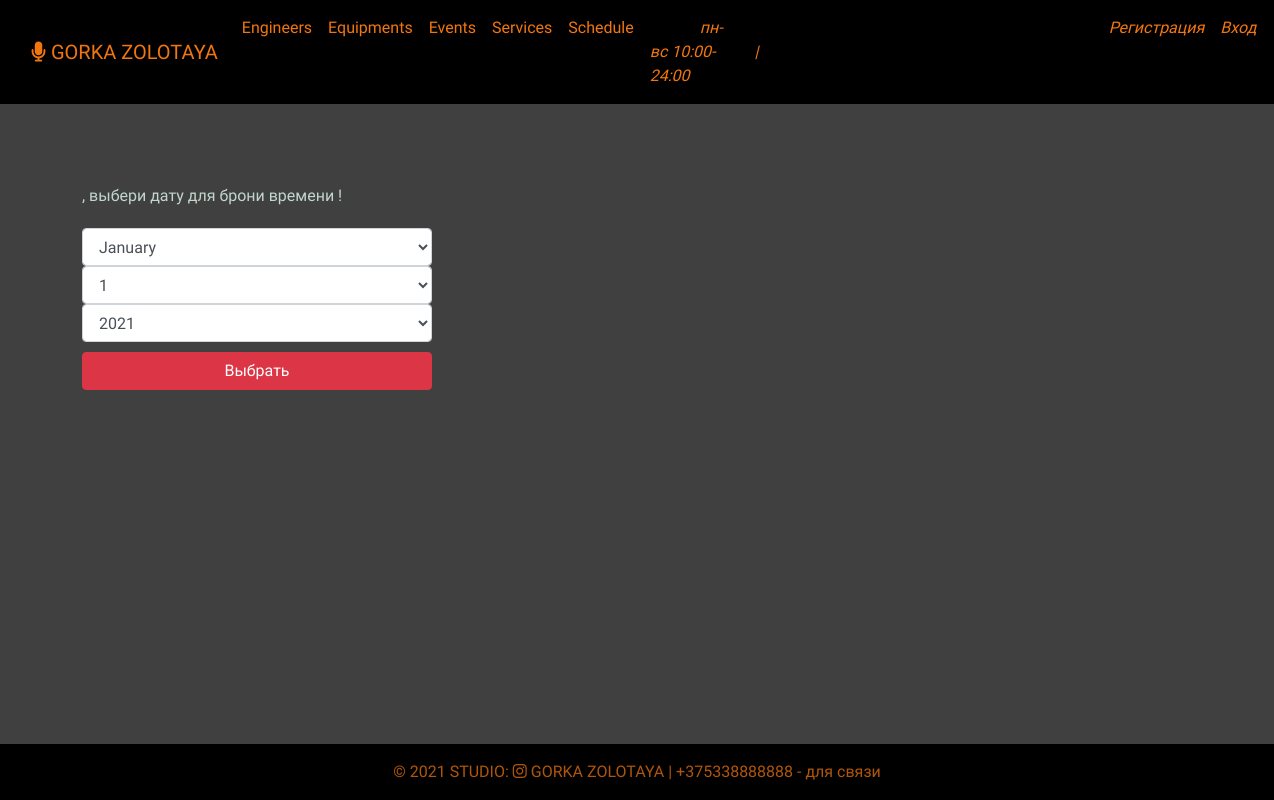
The page /studiodate on the database its author committed.
### studio/models.py (models this page shows, shortened)
class Studio(models.Model):
    name = models.CharField(max_length=20,blank=True,null=True,default=None)
    description = models.TextField(blank=True, null=True,default=None)
    address = models.CharField(max_length=128, blank=True,null=True,default=None)
    phone_number = models.CharField(max_length=64, blank=True,null=True,default=None)
    work_time = models.CharField(max_length=128, blank=True,null=True,default=None)
    is_active = models.BooleanField(default=True)
    created = models.DateTimeField(auto_now_add=True, auto_now=False)
    updated = models.DateTimeField(auto_now_add=False,auto_now=True)
    opening_days_hours = models.CharField(max_length=128, blank=True,null=True,default=None)
    class Meta:
        verbose_name = 'Студия звукозаписи'
        verbose_name_plural = 'Студии звукозаписи'

### studio/views.py (the view)
# urls.py: path('studiodate',studiodate,name='studiodate'),
def studiodate(request):
    if request.method == 'GET':
        form = StudioSessionDateForm(request.GET)
        if form.is_valid():
            date = form.cleaned_data['date']
            print(date)
            return redirect('schedule', date=date)
    else:
        form = StudioSessionDateForm()
    studio = Studio.objects.get(id=1)
    return render(request, 'schedule_start.html', {'form': form, 'studio': studio})

### studio/forms.py
class StudioSessionDateForm(forms.Form):
    cur_year = timezone.now().year
    year_range = tuple([i for i in range(cur_year, cur_year + 1)])
    date = forms.DateField(label='Выбери дату',
                           widget=forms.SelectDateWidget(years=year_range,attrs={'class': 'form-control'}),
                           initial=timezone.now(),error_messages={'required': ''})

### templates/schedule_start.html (shortened to what this page needs)
{% extends 'base.html' %}
{% block content %}
    <div class="container">
        <div class="row" style="margin-top: 80px; ">
            <div class="col-lg-5">
                <div style=" font-family: 'Orelega One', cursive; color: #c1d6cc">
                    <form method="get"  style="width: 350px; left: 0;right: 0;">
                        <div style="margin-bottom: 20px; ">{{ user.username }}, выбери дату для брони времени ! </div>
                            {{ form.date }}
                            <button type="submit" class="btn btn-danger" style="width: 350px;margin-top: 10px;">Выбрать</button>
                    </form>
                </div>
            </div>
            </div>
        </div>
{% endblock %}

### templates/base.html (shortened to what this page needs)
<!DOCTYPE html>
{% load static %}
<html lang="en">
<head>
    <link rel="stylesheet" href="https://cdn.jsdelivr.net/npm/bootstrap@4.6.0/dist/css/bootstrap.min.css">
    <link rel = "stylesheet" href="{%  static 'style.css'  %}" >
</head>
<body>
    <nav class="navbar navbar-expand-lg  bg-gradient " style="background-color: black; font-family: 'Original Surfer', cursive; color: #c1d6cc">
      <div class="container-fluid bg-gradient" >
        <a class="navbar-brand" style="color: rgba(255,124,16,0.95)" href="{% url 'home' %}"> <i class="fa fa-microphone" aria-hidden="true"></i> {{ studio.name | upper}} </a>
        <div class="collapse navbar-collapse" id="navbarText">
          <ul class="navbar-nav me-auto mb-2 mb-lg-0">
            <li class="nav-item">
              <a class="nav-link active" aria-current="page" style="color: rgba(255,124,16,0.95)" href="{% url 'engineer' %}">Engineers</a>
            </li>
            <li class="nav-item">
              <a class="nav-link active" aria-current="page" style="color: rgba(255,124,16,0.95)" href="{% url 'equipment' %}">Equipments</a>
            </li>
              <li class="nav-item">
              <a class="nav-link active" aria-current="page" style="color: rgba(255,124,16,0.95)" href="{% url 'event' %}">Events</a>
            </li>
             <li class="nav-item">
              <a class="nav-link active" aria-current="page" style="color: rgba(255,124,16,0.95)" href="{% url 'service' %}">Services</a>
            </li>
              <li class="nav-item">
                  {% if request.user.is_authenticated %}
                    <a class="nav-link active" aria-current="page" style="color: rgba(255,124,16,0.95)" href="{% url 'studiodate' %}">Schedule</a>
                  {% else %}
                    <a class="nav-link active" aria-current="page" style="color: rgba(255,124,16,0.95)" href="#">Schedule</a>
                  {% endif %}
            </li>
              <li class="nav-item">
                 <a class="nav-link"  style="color: rgba(255,124,16,0.95)"> <em style="margin-left: 50px">{{ studio.opening_days_hours }} </em> </a>
              </li>
            {% if request.user.is_authenticated %}
                <li class="nav-item">
                 <a class="nav-link"  style="color: rgba(255,124,16,0.95)"> <em style="margin-left: 100px">Добро пожаловать, {{ user.username }} ! &nbsp | </em>  </a>
              </li>
                <li class="nav-item">
                 <a class="nav-link"  href="{% url 'logout' %}" style="color: rgba(255,124,16,0.95)"> <em>Выйти</em>  </a>
              </li>
            {% else %}
                <li class="nav-item">
                 <a class="nav-link"  href="{% url 'register' %}" style="color: rgba(255,124,16,0.95)"> <em style="margin-left: 370px"> Регистрация  &nbsp &nbsp |</em>  </a>
                </li>
                <li class="nav-item">
                 <a class="nav-link"  href="{% url 'login' %}" style="color: rgba(255,124,16,0.95)"> <em>  Вход  </em>  </a>
              </li>
            {% endif %}
          </ul>
        </div>
      </div>
    </nav>
    {% block content %}
    {% endblock %}
    <footer class="bg-light text-center text-lg-start  bg-gradient" style="bottom: 0; position: absolute; width: 100%; font-family: 'Original Surfer', cursive; color: #c1d6cc">
      <div class="text-center p-3" style="background-color: black; color: rgba(255,124,16,0.69); margin-bottom: 0px;" >
        © 2021 STUDIO:
        <a class="text" style="color: rgba(255,124,16,0.69)" href="https://www.instagram.com/n.ooyo/"> <i class="fa fa-instagram" aria-hidden="true"></i> GORKA ZOLOTAYA</a>
          | {{ studio.phone_number }} - для связи
      </div>
    </footer>
</body>
</html>

### static/css/style.css (style rules this page uses)
* { margin: 0; box-sizing: border-box; }
body { background-color: rgba(0,0,0,0.75); font-family: 'Montserrat Alternates', sans-serif; }

### rows shown on the page
Studio: name "GORKA ZOLOTAYA", opening_days_hours "пн-вс 10:00-24:00", phone_number "+375338888888"
